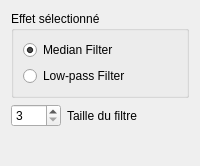
      <widget class="QWidget" name="tabA">
       <attribute name="title">
        <string>A</string>
       </attribute>
       <layout class="QGridLayout" name="gridLayout_7">
        <item row="0" column="0">
         <widget class="QGroupBox" name="groupBox_2">
          <property name="title">
           <string>Effet sélectionné</string>
          </property>
          <layout class="QGridLayout" name="gridLayout_3">
           <item row="0" column="0">
            <widget class="QRadioButton" name="medianFilterA">
             <property name="text">
              <string>Median Filter</string>
             </property>
             <property name="checked">
              <bool>true</bool>
             </property>
            </widget>
           </item>
           <item row="1" column="0">
            <widget class="QRadioButton" name="lowPassFilterA">
             <property name="text">
              <string>Low-pass Filter</string>
             </property>
            </widget>
           </item>
          </layout>
         </widget>
        </item>
        <item row="1" column="0">
         <layout class="QHBoxLayout" name="horizontalLayout">
          <item>
           <widget class="QSpinBox" name="filterSizeA">
            <property name="minimumSize">
             <size>
              <width>25</width>
              <height>0</height>
             </size>
            </property>
            <property name="maximumSize">
             <size>
              <width>50</width>
              <height>16777215</height>
             </size>
            </property>
            <property name="minimum">
             <number>3</number>
            </property>
            <property name="maximum">
             <number>17</number>
            </property>
            <property name="singleStep">
             <number>2</number>
            </property>
            <property name="value">
             <number>3</number>
            </property>
           </widget>
          </item>
          <item>
           <widget class="QLabel" name="label">
            <property name="text">
             <string>Taille du filtre</string>
            </property>
           </widget>
          </item>
         </layout>
        </item>
        <item row="2" column="0">
         <spacer name="verticalSpacer_6">
          <property name="orientation">
           <enum>Qt::Vertical</enum>
          </property>
          <property name="sizeHint" stdset="0">
           <size>
            <width>20</width>
            <height>28</height>
           </size>
          </property>
         </spacer>
        </item>
       </layout>
      </widget>
